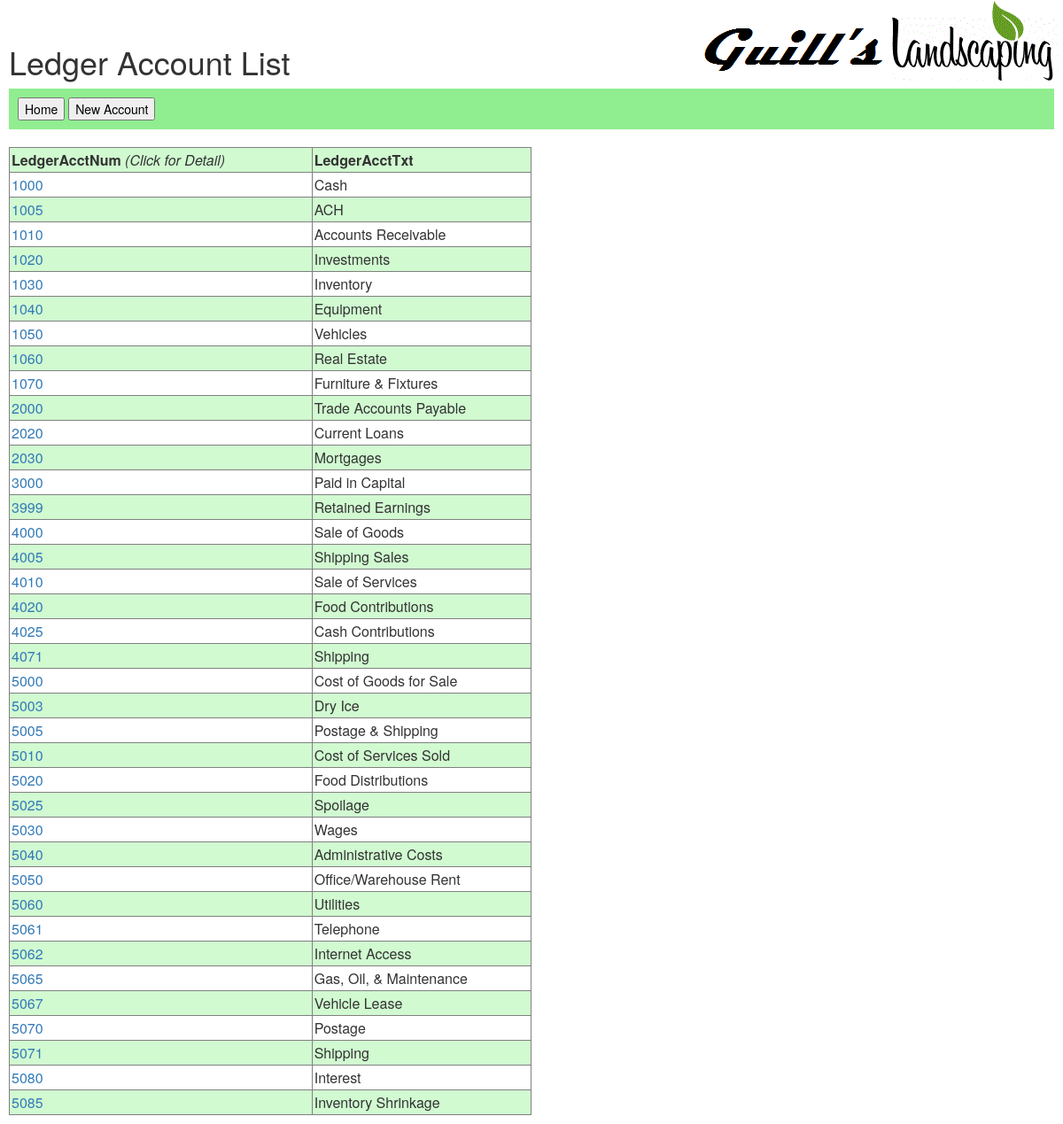
The page /hort/ledger/ (signed in) on the database its author committed.
### hort/models.py (models this page shows, shortened)
class LedgerAcct(models.Model):
    LedgerAcctNum = models.IntegerField(primary_key=True)
    LedgerAcctTxt = models.CharField(max_length=50)

### hort/views.py (the view)
@login_required
def ledger(request):
    ledger_acct_list = LedgerAcct.objects.order_by('LedgerAcctNum')
    context = {'ledger_acct_list': ledger_acct_list}
    return render(request, 'hort/ledger_list.html', context)

### hort/templates/hort/ledger_list.html (shortened to what this page needs)
{% load staticfiles %}
<link href="{% static 'bootstrap/css/bootstrap.css' %}" rel="stylesheet" type="text/css"/>
<link rel="stylesheet" type="text/css" href="{% static 'hort/style.css' %}" />
<h1>Ledger Account List</h1>
<div style="background-color:lightgreen; color:black; padding:10px;">
<button type="button" onclick="location.href='/hort/'">Home</button>
<button type="button" onclick="alert('That feature will cost extra.')">New Account</button>
</div>
<body style="margin:10px;">
<br>
{% if ledger_acct_list %}
 	<table border="1" style="width:50%">
	<tr><td><b>LedgerAcctNum</b> <i>(Click for Detail)</i></td><td><b>LedgerAcctTxt</b></td>
    {% for ledger_acct in ledger_acct_list %}
        <tr>
		    <td><a href="/hort/ledger_detail/{{ ledger_acct.LedgerAcctNum }}/">{{ ledger_acct.LedgerAcctNum }}</a></td>
		    <td>{{ ledger_acct.LedgerAcctTxt }}</td>
	    </tr>
    {% endfor %}
	</table>
{% else %}
    <p>No ledger accounts are available.</p>
{% endif %}
</body>

### hort/static/hort/style.css (style rules this page uses)
body { background: white url("images/hort.gif") no-repeat right top; }
td { padding: 2; vertical-align: top; }
tr:nth-child(odd) { background-color: hsl(120, 80%, 90%); }

### rows shown on the page
LedgerAcct: LedgerAcctNum "1000", LedgerAcctTxt "Cash"
LedgerAcct: LedgerAcctNum "1005", LedgerAcctTxt "ACH"
LedgerAcct: LedgerAcctNum "1010", LedgerAcctTxt "Accounts Receivable"
LedgerAcct: LedgerAcctNum "1020", LedgerAcctTxt "Investments"
LedgerAcct: LedgerAcctNum "1030", LedgerAcctTxt "Inventory"
LedgerAcct: LedgerAcctNum "1040", LedgerAcctTxt "Equipment"
LedgerAcct: LedgerAcctNum "1050", LedgerAcctTxt "Vehicles"
LedgerAcct: LedgerAcctNum "1060", LedgerAcctTxt "Real Estate"
LedgerAcct: LedgerAcctNum "1070", LedgerAcctTxt "Furniture & Fixtures"
LedgerAcct: LedgerAcctNum "2000", LedgerAcctTxt "Trade Accounts Payable"
LedgerAcct: LedgerAcctNum "2020", LedgerAcctTxt "Current Loans"
LedgerAcct: LedgerAcctNum "2030", LedgerAcctTxt "Mortgages"
LedgerAcct: LedgerAcctNum "3000", LedgerAcctTxt "Paid in Capital"
LedgerAcct: LedgerAcctNum "3999", LedgerAcctTxt "Retained Earnings"
LedgerAcct: LedgerAcctNum "4000", LedgerAcctTxt "Sale of Goods"
LedgerAcct: LedgerAcctNum "4005", LedgerAcctTxt "Shipping Sales"
LedgerAcct: LedgerAcctNum "4010", LedgerAcctTxt "Sale of Services"
LedgerAcct: LedgerAcctNum "4020", LedgerAcctTxt "Food Contributions"
LedgerAcct: LedgerAcctNum "4025", LedgerAcctTxt "Cash Contributions"
LedgerAcct: LedgerAcctNum "4071", LedgerAcctTxt "Shipping"
LedgerAcct: LedgerAcctNum "5000", LedgerAcctTxt "Cost of Goods for Sale"
LedgerAcct: LedgerAcctNum "5003", LedgerAcctTxt "Dry Ice"
LedgerAcct: LedgerAcctNum "5005", LedgerAcctTxt "Postage & Shipping"
LedgerAcct: LedgerAcctNum "5010", LedgerAcctTxt "Cost of Services Sold"
LedgerAcct: LedgerAcctNum "5020", LedgerAcctTxt "Food Distributions"
LedgerAcct: LedgerAcctNum "5025", LedgerAcctTxt "Spoilage"
LedgerAcct: LedgerAcctNum "5030", LedgerAcctTxt "Wages"
LedgerAcct: LedgerAcctNum "5040", LedgerAcctTxt "Administrative Costs"
LedgerAcct: LedgerAcctNum "5050", LedgerAcctTxt "Office/Warehouse Rent"
LedgerAcct: LedgerAcctNum "5060", LedgerAcctTxt "Utilities"
LedgerAcct: LedgerAcctNum "5061", LedgerAcctTxt "Telephone"
LedgerAcct: LedgerAcctNum "5062", LedgerAcctTxt "Internet Access"
LedgerAcct: LedgerAcctNum "5065", LedgerAcctTxt "Gas, Oil, & Maintenance"
LedgerAcct: LedgerAcctNum "5067", LedgerAcctTxt "Vehicle Lease"
LedgerAcct: LedgerAcctNum "5070", LedgerAcctTxt "Postage"
LedgerAcct: LedgerAcctNum "5071", LedgerAcctTxt "Shipping"
LedgerAcct: LedgerAcctNum "5080", LedgerAcctTxt "Interest"
LedgerAcct: LedgerAcctNum "5085", LedgerAcctTxt "Inventory Shrinkage"
